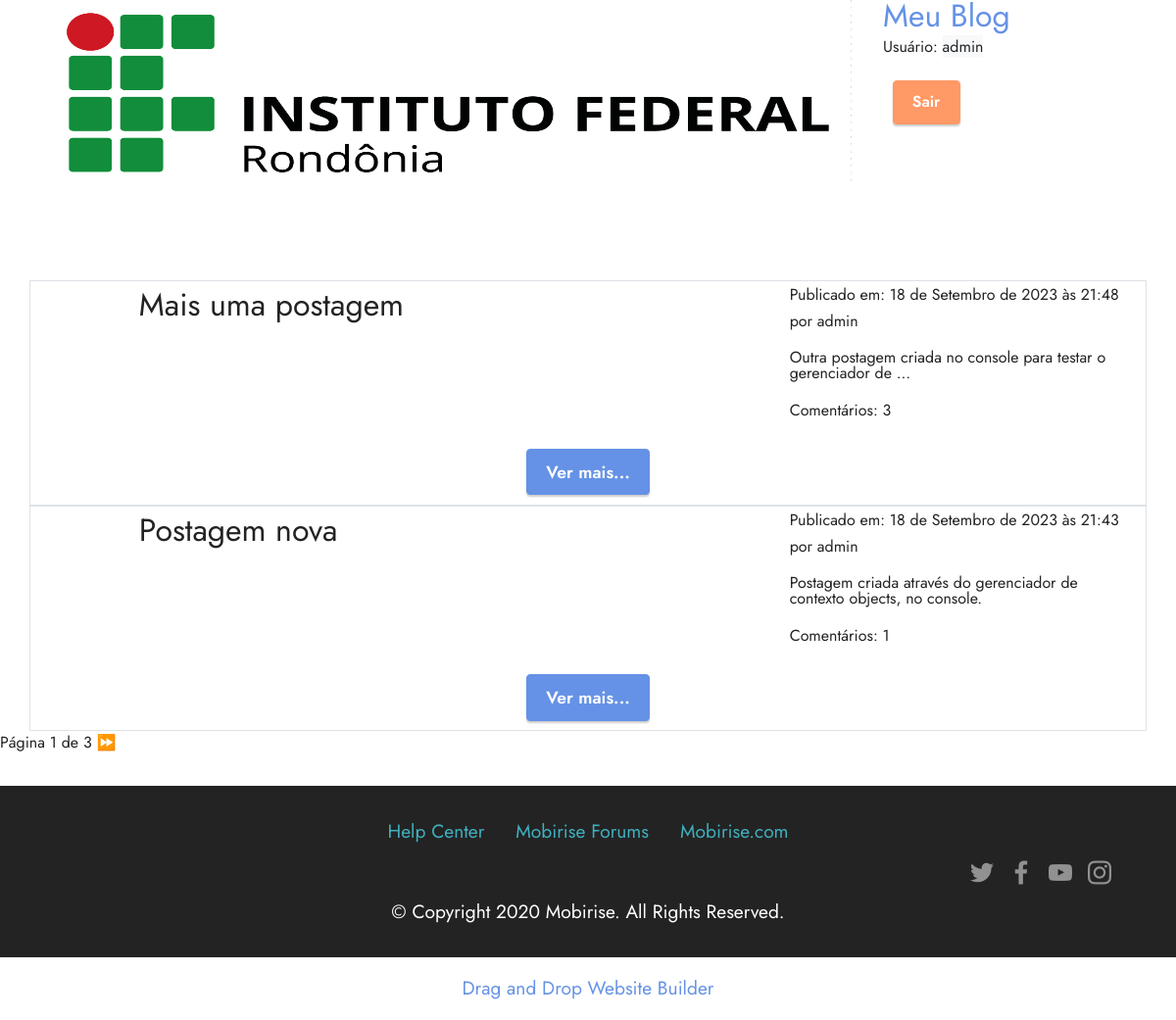
Screenshot of /listar/ (signed in) with the database file from the repository.
### postagens/models.py (models this page shows, shortened)
class Postagem(models.Model):
    objects = models.Manager()
    publicados = PostsPublicados()
    STATUS_CHOICES = (
        ('rascunho', 'Rascunho'),
        ('publicado', 'Publicado'),
    )
    titulo = models.CharField(max_length=100)
    slug = models.SlugField(max_length=100)
    corpo = models.TextField()
    publicado = models.DateTimeField(default=timezone.now)
    criado = models.DateTimeField(auto_now_add=True)
    status = models.CharField(max_length=9, choices=STATUS_CHOICES, default='rascunho')
    autor = models.ForeignKey(User, on_delete=models.CASCADE, related_name='post_autor')
    class Meta:
        verbose_name = 'Post'
        verbose_name_plural = 'Posts'
        ordering = ['-publicado']

### postagens/views.py (the view)
# urls.py: path('listar/', views.PostsListView.as_view(), name='listarposts'),
class PostsListView(ListView):
    template_name = 'postagens/listar.html'
    queryset = Postagem.publicados.all()
    context_object_name = 'posts'
    paginate_by = 2
    def get_context_data(self, **kwargs):
        context = super(PostsListView, self).get_context_data(**kwargs)
        for post in context['posts']:
            post.coments_count = self.get_comment_count(post.id)
        return context
    def get_comment_count(self, post_id):
        try:
            return len(Comentario.objects.filter(postagem_id=post_id))
        except Comentario.DoesNotExist:
            return 0

### postagens/templates/postagens/listar.html (shortened to what this page needs)
{% extends 'base.html' %}
{% load static %}
{% block conteudo%}
{% include 'includes/top.html' %}
<section data-bs-version="5.1" class="content10 cid-tzVgp39K95" id="content10-1">
    <div class="container">
        {% for p in posts %}
        <div class="row justify-content-center border border-ligth">
            <div class="col-8 col-md offset-1">
                <h6 class="mbr-section-subtitle mbr-fonts-style mb-4 display-5">
                    {{ p.titulo }}
                </h6>
            </div>
            <div class="col-md-8 col-lg-4">
                <p class="mbr-text mbr-fonts-style display-9">
                    Publicado em: {{ p.publicado }} por {{ p.autor }}
                </p>
                <p class="mbr-text mbr-fonts-style display-7">
                    {{ p.corpo|truncatewords:10|linebreaks }}
                </p>
                <p class="mbr-text mbr-fonts-style display-9">
                   Comentários: {{ p.coments_count }}
                </p>
            </div>
            <div class="mbr-section-btn align-center">
                    <a class="btn btn-primary display-4" href="{% url 'detalhepost' p.id p.slug %}">Ver mais...</a>
            </div>
        </div>
        {% empty %}
            <h2>Não existe nenhum post para listar!</h2>
        {% endfor %}
    </div>
    {% include 'includes/paginacao.html' with page=page_obj %}
</section>
{% endblock %}

### postagens/templates/includes/top.html
{% load static %}
<div class="container">
    <div class="row">
        <div class="col-9">
            <img src="{% static 'assets/images/logo-IFRO.png' %}" alt="logotipo"
                 height="80%">
        </div>
        <div class="col-3">
                <h2><a href="{% url 'home' %}">Meu Blog</a></h2>
                {% if user.is_anonymous %}
                    <p>Este é o meu blog</p>
                    <p><a href="{% url 'cadusuario' %}" class="btn btn-success">
                        Cadastrar
                    </a>
                    <a href="{% url 'loginuser' %}" class="btn btn-primary">
                    Logar
                    </a>
                </p>
                {% else %}
                    <p>Usuário: <span class="bg-light">{{ user.username }}</span></p>
                    <p><a class="btn btn-danger" href="{% url 'logoutuser' %}">Sair</a></p>
                {% endif %}
        </div>
    </div>
</div>

### postagens/static/assets/theme/css/style.css (style rules this page uses)
section { background-color: #ffffff; }
body { font-style: normal; line-height: 1.5; font-weight: 400; color: #232323; position: relative; }
section, .container, .container-fluid { position: relative; word-wrap: break-word; }
a { font-style: normal; font-weight: 400; cursor: pointer; }
a, a:hover { text-decoration: none; }
.mbr-section-subtitle { line-height: 1.3; }
.mbr-text { font-style: normal; line-height: 1.7; }
h1, h2, h3, h4, h5, h6, .display-1, .display-2, .display-4, .display-5, .display-7, span, p, a { line-height: 1; word-break: break-word; word-wrap: break-word; font-weight: 400; }
section { background-position: 50% 50%; background-repeat: no-repeat; background-size: cover; }
.align-center { text-align: center; }
img, iframe { display: block; width: 100%; }
.mbr-section-btn { margin-left: -0.6rem; margin-right: -0.6rem; font-size: 0; }
.btn { font-weight: 600; border-width: 1px; font-style: normal; margin: 0.6rem 0.6rem; white-space: normal; transition: all 0.2s ease-in-out; display: inline-flex; align-items: center; justify-content: center; word-break: break-word; }
.row { display: -webkit-flex; -webkit-flex-wrap: wrap; }
.justify-content-center { -webkit-justify-content: center; }
html, body { height: auto; min-height: 100vh; }
.mb-4 { margin-bottom: 2rem !important; }
@media (min-width: 992px) { .container { padding-left: 16px; padding-right: 16px; } }
@media (min-width: 992px) { .row { margin-left: -16px; margin-right: -16px; } }
@media (min-width: 992px) { .row > [class*=col] { padding-left: 16px; padding-right: 16px; } }

### postagens/static/assets/mobirise/css/mbr-additional.css (style rules this page uses)
body { font-family: Jost; }
.display-4 { font-family: 'Jost', sans-serif; font-size: 1.1rem; line-height: 1.5; }
.display-5 { font-family: 'Jost', sans-serif; font-size: 2rem; line-height: 1.5; }
.display-7 { font-family: 'Jost', sans-serif; font-size: 1.2rem; line-height: 1.5; }
.btn { padding: 0.6rem 1.2rem; border-radius: 4px; }
.btn-primary, .btn-primary:active { background-color: #6592e6 !important; border-color: #6592e6 !important; color: #ffffff !important; box-shadow: 0 2px 2px 0 rgba(0, 0, 0, 0.2); }
.btn-danger, .btn-danger:active { background-color: #ff9966 !important; border-color: #ff9966 !important; color: #ffffff !important; box-shadow: 0 2px 2px 0 rgba(0, 0, 0, 0.2); }
a, a:hover { color: #6592e6; }
body { overflow-x: hidden; }
a { transition: color 0.6s; }
.cid-tzVgp39K95 { padding-top: 3rem; padding-bottom: 2rem; background-color: #ffffff; }

### rows the page displays
Postagem: titulo "Mais uma postagem", publicado "18 de Setembro de 2023 às 21:48", autor "admin", corpo "Outra postagem criada no console para testar o gerenciador de …", coments_count "3"
Postagem: titulo "Postagem nova", publicado "18 de Setembro de 2023 às 21:43", autor "admin", corpo "Postagem criada através do gerenciador de contexto objects, no console.", coments_count "1"

### other values shown
{{ user.username }} "admin"
{{ page.number }} "1"
{{ page.paginator.num_pages }} "3"
